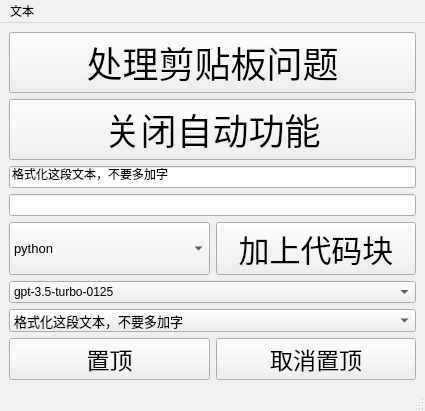
<?xml version="1.0" encoding="UTF-8"?>
<ui version="4.0">
 <class>MainWindow</class>
 <widget class="QMainWindow" name="MainWindow">
  <property name="geometry">
   <rect>
    <x>0</x>
    <y>0</y>
    <width>359</width>
    <height>406</height>
   </rect>
  </property>
  <property name="sizePolicy">
   <sizepolicy hsizetype="Ignored" vsizetype="Preferred">
    <horstretch>0</horstretch>
    <verstretch>0</verstretch>
   </sizepolicy>
  </property>
  <property name="windowTitle">
   <string>MainWindow</string>
  </property>
  <widget class="QWidget" name="centralwidget">
   <layout class="QVBoxLayout" name="verticalLayout_2">
    <item>
     <layout class="QVBoxLayout" name="verticalLayout">
      <item>
       <widget class="QPushButton" name="pushButton">
        <property name="font">
         <font>
          <pointsize>27</pointsize>
         </font>
        </property>
        <property name="text">
         <string>处理剪贴板问题</string>
        </property>
       </widget>
      </item>
      <item>
       <widget class="QPushButton" name="pushButton_5">
        <property name="font">
         <font>
          <pointsize>27</pointsize>
         </font>
        </property>
        <property name="text">
         <string>关闭自动功能</string>
        </property>
       </widget>
      </item>
     </layout>
    </item>
    <item>
     <widget class="QLineEdit" name="lineEdit_2">
      <property name="sizePolicy">
       <sizepolicy hsizetype="Expanding" vsizetype="Expanding">
        <horstretch>0</horstretch>
        <verstretch>0</verstretch>
       </sizepolicy>
      </property>
      <property name="text">
       <string>格式化这段文本，不要多加字</string>
      </property>
     </widget>
    </item>
    <item>
     <widget class="QLineEdit" name="lineEdit">
      <property name="sizePolicy">
       <sizepolicy hsizetype="Expanding" vsizetype="Expanding">
        <horstretch>0</horstretch>
        <verstretch>0</verstretch>
       </sizepolicy>
      </property>
     </widget>
    </item>
    <item>
     <layout class="QHBoxLayout" name="horizontalLayout_2">
      <item>
       <widget class="QComboBox" name="comboBox_3">
        <property name="sizePolicy">
         <sizepolicy hsizetype="Ignored" vsizetype="Expanding">
          <horstretch>0</horstretch>
          <verstretch>0</verstretch>
         </sizepolicy>
        </property>
        <property name="font">
         <font>
          <pointsize>10</pointsize>
         </font>
        </property>
        <item>
         <property name="text">
          <string>python</string>
         </property>
        </item>
        <item>
         <property name="text">
          <string>java</string>
         </property>
        </item>
        <item>
         <property name="text">
          <string>markdown</string>
         </property>
        </item>
        <item>
         <property name="text">
          <string>c++</string>
         </property>
        </item>
        <item>
         <property name="text">
          <string>html</string>
         </property>
        </item>
        <item>
         <property name="text">
          <string>JavaScript</string>
         </property>
        </item>
       </widget>
      </item>
      <item>
       <widget class="QPushButton" name="pushButton_4">
        <property name="sizePolicy">
         <sizepolicy hsizetype="Preferred" vsizetype="Fixed">
          <horstretch>0</horstretch>
          <verstretch>0</verstretch>
         </sizepolicy>
        </property>
        <property name="font">
         <font>
          <pointsize>23</pointsize>
         </font>
        </property>
        <property name="text">
         <string>加上代码块</string>
        </property>
       </widget>
      </item>
     </layout>
    </item>
    <item>
     <widget class="QComboBox" name="comboBox">
      <item>
       <property name="text">
        <string>gpt-3.5-turbo-0125</string>
       </property>
      </item>
      <item>
       <property name="text">
        <string>gpt-3.5-turbo</string>
       </property>
      </item>
      <item>
       <property name="text">
        <string>gpt-4-0125-preview</string>
       </property>
      </item>
     </widget>
    </item>
    <item>
     <widget class="QComboBox" name="comboBox_2">
      <property name="sizePolicy">
       <sizepolicy hsizetype="Preferred" vsizetype="Expanding">
        <horstretch>0</horstretch>
        <verstretch>0</verstretch>
       </sizepolicy>
      </property>
      <property name="font">
       <font>
        <pointsize>10</pointsize>
       </font>
      </property>
      <item>
       <property name="text">
        <string>格式化这段文本，不要多加字</string>
       </property>
      </item>
      <item>
       <property name="text">
        <string>格式化这段文本，不要多加字，用markdown语法</string>
       </property>
      </item>
      <item>
       <property name="text">
        <string>格式化这段文本，自动加换行，不要多加字</string>
       </property>
      </item>
      <item>
       <property name="text">
        <string>格式化这段文本，自动处理格式，用markdown语法，不要多加字</string>
       </property>
      </item>
      <item>
       <property name="text">
        <string>给每一行代码加上中文注释</string>
       </property>
      </item>
      <item>
       <property name="text">
        <string>在原有代码的基础上，完善这部分的代码的功能</string>
       </property>
      </item>
      <item>
       <property name="text">
        <string>根据注释完善代码，在原来代码的基础上，按照注释往下增加代码</string>
       </property>
      </item>
      <item>
       <property name="text">
        <string>解释代码意思</string>
       </property>
      </item>
      <item>
       <property name="text">
        <string>概括一下意思</string>
       </property>
      </item>
      <item>
       <property name="text">
        <string>翻译</string>
       </property>
      </item>
     </widget>
    </item>
    <item>
     <layout class="QHBoxLayout" name="horizontalLayout">
      <item>
       <widget class="QPushButton" name="pushButton_3">
        <property name="font">
         <font>
          <pointsize>17</pointsize>
         </font>
        </property>
        <property name="text">
         <string>置顶</string>
        </property>
       </widget>
      </item>
      <item>
       <widget class="QPushButton" name="pushButton_2">
        <property name="sizePolicy">
         <sizepolicy hsizetype="Minimum" vsizetype="Fixed">
          <horstretch>0</horstretch>
          <verstretch>0</verstretch>
         </sizepolicy>
        </property>
        <property name="font">
         <font>
          <pointsize>17</pointsize>
         </font>
        </property>
        <property name="text">
         <string>取消置顶</string>
        </property>
       </widget>
      </item>
     </layout>
    </item>
   </layout>
  </widget>
  <widget class="QMenuBar" name="menubar">
   <property name="geometry">
    <rect>
     <x>0</x>
     <y>0</y>
     <width>359</width>
     <height>26</height>
    </rect>
   </property>
   <widget class="QMenu" name="menu">
    <property name="title">
     <string>文本</string>
    </property>
    <addaction name="actiontxtfile"/>
   </widget>
   <addaction name="menu"/>
  </widget>
  <widget class="QStatusBar" name="statusbar"/>
  <action name="action">
   <property name="text">
    <string>账号密码</string>
   </property>
  </action>
  <action name="actiontxtfile">
   <property name="text">
    <string>txt文件</string>
   </property>
  </action>
 </widget>
 <resources/>
 <connections/>
</ui>
